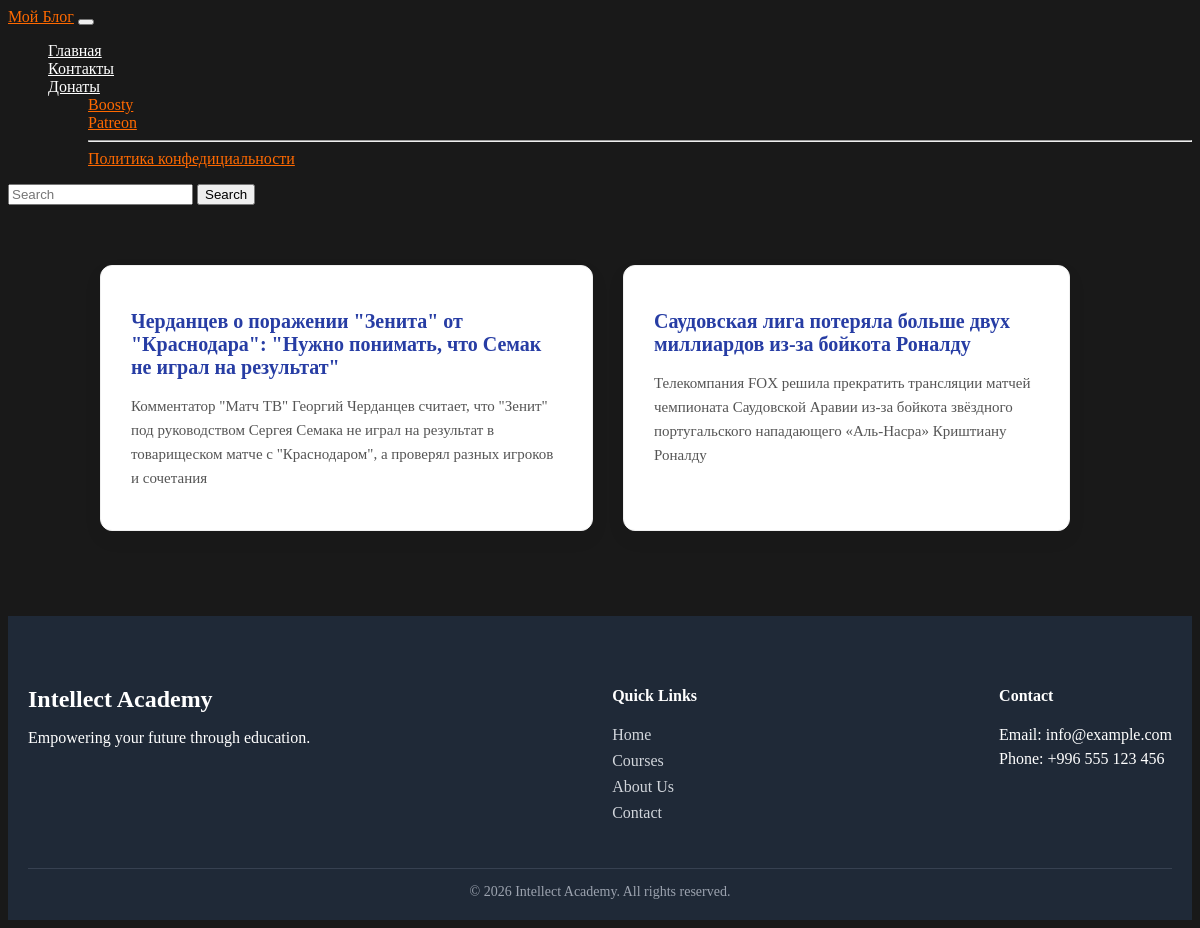
The page / on the database its author committed.
### articles/models.py (models this page shows, shortened)
class Article(models.Model):
    author = models.ForeignKey('auth.User', on_delete=models.CASCADE)
    title = models.CharField(max_length=100)
    body = models.TextField()

### articles/views.py (the view)
# urls.py: path('', views.ArticleListView.as_view(), name='home'),
class ArticleListView(ListView):
    model = Article
    template_name = 'index.html'

### templates/index.html (shortened to what this page needs)
{% load static %}
<!doctype html>
<html lang="en">
  <head>
    <link rel="stylesheet" href="{% static 'css/styles.css' %}" />
  </head>
  <body>
    {% include "header.html" %}
    <div class="container">
      {% block content %} {% for el in object_list %}
      <div class="article">
        <h3 class="subtitle">
          <a href="{% url 'detail' el.pk %}">{{el.title}}</a>
        </h3>
        <p class="text-body">{{el.body}}</p>
      </div>
      {% endfor %} {% endblock content %}
    </div>
    {% include "footer.html" %}
  </body>
</html>

### templates/header.html (shortened to what this page needs)
{% block content %}
<header>
  <nav class="navbar navbar-expand-lg bg-primary">
    <div class="container-fluid">
      <a class="navbar-brand" href="{% url 'home' %}">Мой Блог</a>
      <button
        class="navbar-toggler"
        type="button"
        data-bs-toggle="collapse"
        data-bs-target="#navbarSupportedContent"
        aria-controls="navbarSupportedContent"
        aria-expanded="false"
        aria-label="Toggle navigation"
      >
      </button>
      <div class="collapse navbar-collapse" id="navbarSupportedContent">
        <ul class="navbar-nav me-auto mb-2 mb-lg-0">
          <li class="nav-item">
            <a
              class="nav-link active"
              aria-current="page"
              href="{% url 'home' %}"
              >Главная</a
            >
          </li>
          <li class="nav-item">
            <a class="nav-link" href="{%  url 'contacts' %}">Контакты</a>
          </li>
          <li class="nav-item dropdown">
            <a
              class="nav-link dropdown-toggle"
              href="#"
              role="button"
              data-bs-toggle="dropdown"
              aria-expanded="false"
            >
              Донаты
            </a>
            <ul class="dropdown-menu">
              <li>
                <a
                  target="_blank"
                  class="dropdown-item"
                  href="https://boosty.to/dera/ref?gad_source=1&gad_campaignid=22698049373&gbraid=0AAAAA_snZvKwlegeiMz9TcEfvnDfcofTt&gclid=Cj0KCQiA18DMBhDeARIsABtYwT3xtKWiR35BJw1v3cqlBcqbdNurxMErmE-cUeY-JwAzJbR1hI2AXEYaAusQEALw_wcB"
                  >Boosty</a
                >
              </li>
              <li><a class="dropdown-item" href="#">Patreon</a></li>
              <li><hr class="dropdown-divider" /></li>
              <li>
                <a class="dropdown-item" href="#">Политика конфедициальности</a>
              </li>
            </ul>
          </li>
        </ul>
        <form class="d-flex" role="search">
          <input
            class="form-control me-2"
            type="search"
            placeholder="Search"
            aria-label="Search"
          />
          <button class="btn btn-outline-success" type="submit">Search</button>
        </form>
      </div>
    </div>
  </nav>
</header>
{% endblock %}

### templates/footer.html
{% block content %}
<footer class="footer">
  <div class="footer-container">
    <div class="footer-logo">
      <h2>Intellect Academy</h2>
      <p>Empowering your future through education.</p>
    </div>
    <div class="footer-links">
      <h4>Quick Links</h4>
      <ul>
        <li><a href="#">Home</a></li>
        <li><a href="#">Courses</a></li>
        <li><a href="#">About Us</a></li>
        <li><a href="#">Contact</a></li>
      </ul>
    </div>
    <div class="footer-contact">
      <h4>Contact</h4>
      <p>Email: info@example.com</p>
      <p>Phone: +996 555 123 456</p>
    </div>
  </div>
  <div class="footer-bottom">
    © 2026 Intellect Academy. All rights reserved.
  </div>
</footer>
{% endblock %}

### static/css/styles.css (style rules this page uses)
.nav-link { color: #fff !important; }
.container { display: flex; }
body { background-color: #191919 !important; }
ul { list-style: none; }
.container { max-width: 1000px; margin: 60px auto; padding: 0 20px; }
.article { margin-right: 30px; background: #ffffff; padding: 25px 30px; margin-bottom: 25px; border-radius: 12px; box-shadow: 0 8px 20px rgba(0, 0, 0, 0.05); transition: 0.3s ease; border: 1px solid #f0f0f0; }
.subtitle { margin-bottom: 10px; }
.subtitle a { text-decoration: none; color: #273da4; font-size: 20px; font-weight: 600; transition: 0.3s; }
.text-body { color: #555; line-height: 1.6; font-size: 15px; }
a { color: #ff6900; }

### templates/index.html (style rules this page uses)
.footer { background: #1f2937; color: #ffffff; padding: 50px 20px 20px; margin-top: 60px; }
.footer-container { max-width: 1200px; margin: 0 auto; display: flex; justify-content: space-between; flex-wrap: wrap; gap: 40px; }
.footer-logo h2 { margin-bottom: 10px; }
.footer-links ul { list-style: none; padding: 0; }
.footer-links ul li { margin-bottom: 8px; }
.footer-links a { text-decoration: none; color: #d1d5db; transition: 0.3s; }
.footer-contact p { margin: 6px 0; }
.footer-bottom { text-align: center; border-top: 1px solid #374151; margin-top: 30px; padding-top: 15px; font-size: 14px; color: #9ca3af; }

### rows shown on the page
Article: title "Черданцев о поражении \"Зенита\" от \"Краснодара\": \"Нужно понимать, что Семак не играл на результат\"", body "Комментатор \"Матч ТВ\" Георгий Черданцев считает, что \"Зенит\" под руководством Сергея Семака не играл на результат в товарищеском матче с \"Краснодаром\", а проверял разных игроков и сочетания"
Article: title "Саудовская лига потеряла больше двух миллиардов из-за бойкота Роналду", body "Телекомпания FOX решила прекратить трансляции матчей чемпионата Саудовской Аравии из-за бойкота звёздного португальского нападающего «Аль-Насра» Криштиану Роналду"
